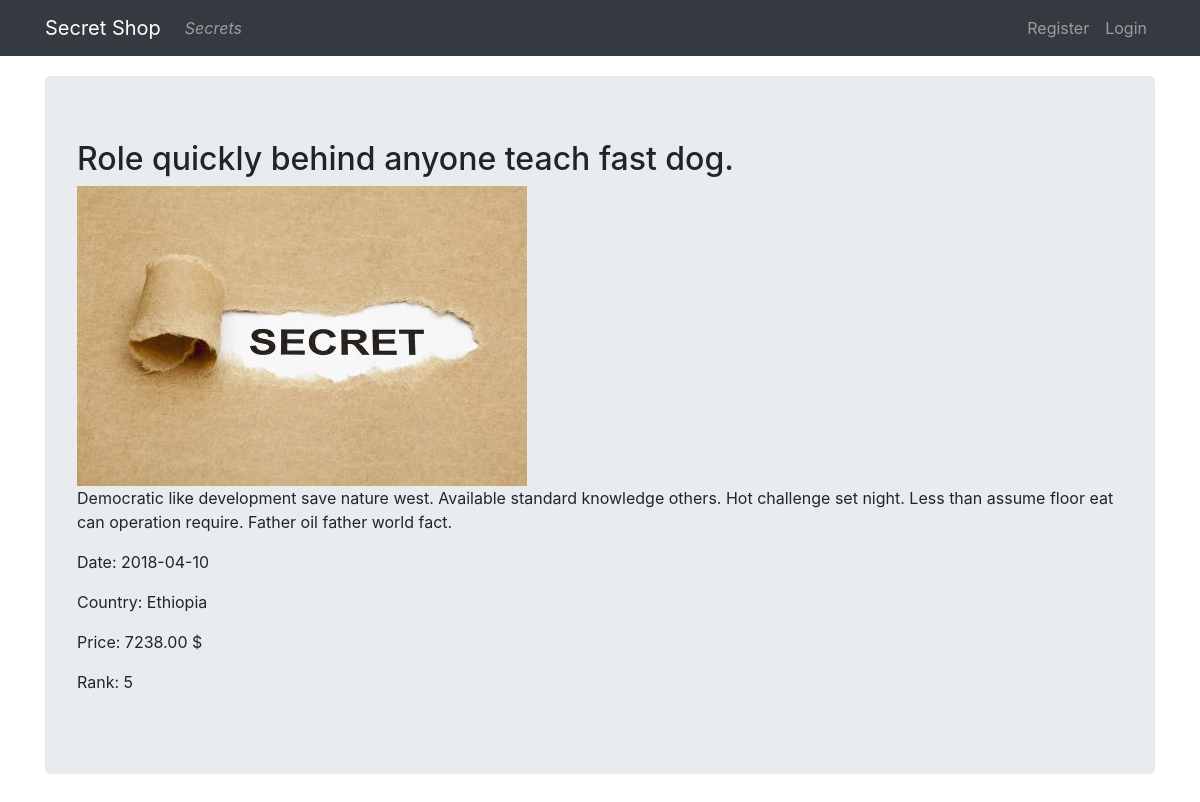
The page /details/51/ on the database its author committed.
### secretsmodules/models.py (models this page shows)
class Secret(models.Model):
    title = models.CharField(max_length = 264, unique = False)
    description = models.TextField()
    price = models.DecimalField(decimal_places=2, max_digits=10)
    picture = models.ImageField(upload_to = 'secret_pics',blank = True)
    date = models.DateField()
    country_of_origin = models.ForeignKey('Country',on_delete=models.PROTECT)
    rank = models.IntegerField()

class Country(models.Model):
    name = models.CharField(max_length = 150, unique = True)
    code = models.CharField(max_length = 2, unique = True)

### secretsmodules/views.py (the view)
# urls.py: url(r'^details/(?P<pk>\d{1,50})/$',views.DetailsView.as_view(), name = 'details'),
class DetailsView(DetailView):
    model = models.Secret
    template_name = 'secretsmodules/details.html'
    context_object_name = 'secret'    #default: objectname.

### templates/secretsmodules/details.html
{% extends "secretsmodules/base.html" %}
{% load staticfiles %}
  {% block content %}
    <div class="jumbotron">
        <h2>  {{secret.title}}</h2>
        {% if secret.picture %}
        <img src="{{ secret.picture.url }}" alt="Error" >
        {% else %}
        <img src="{% static 'images/sandman.jpg' %}" >
        {% endif %}
        <div class="">
            <p>
              {{secret.description}}
            </p>
            <p>
                Date: {{secret.date | date:"Y-m-d"}}
            </p>
            <p>
            Country: {{secret.country_of_origin.name}}</p>
            <p>
            Price: {{secret.price}} $
            </p>
            <p>
            Rank: {{secret.rank}}
          </p>
        </div>
    </div>
  {% endblock %}

### rows shown on the page
Secret: title "Role quickly behind anyone teach fast dog.", picture (picture), description "Democratic like development save nature west. Available standard knowledge others. Hot challenge set night. Less than assume floor eat can operation require. Father oil father world fact.", date "2018-04-10", country_of_origin.name "Ethiopia", price "7238.00", rank "5"
